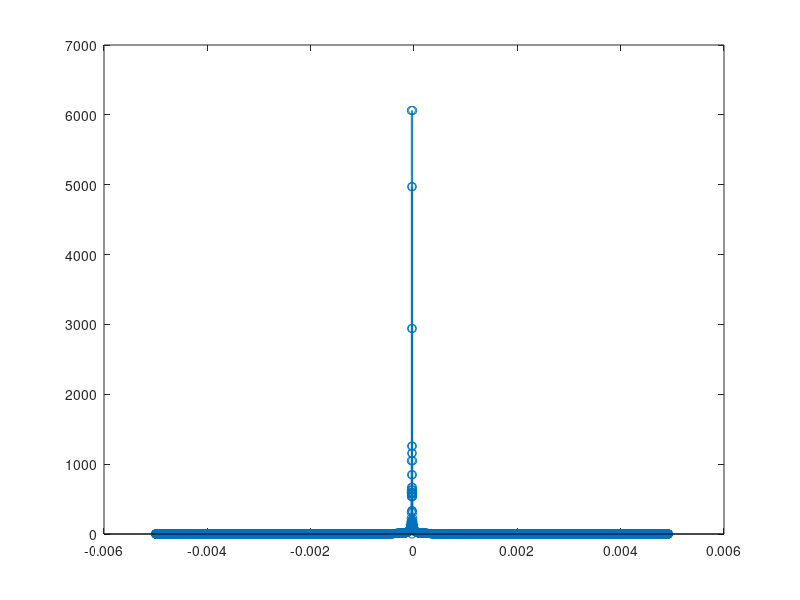

Recreate this plot in MATLAB.
% n = [0:29];
% x = cos(2*pi*n/10);

% ff = abs(fftshift(fft(x)));
% ff64 = abs(fftshift(fft(x, 64)));
% ff128 = abs(fftshift(fft(x, 128)));
% ff256 = abs(fftshift(fft(x, 256)));

% figure(1)
% stem([-14:15], ff);
% 
% figure;
% stem([-31:32], ff64);
% 
% 
% figure;
% stem([-63:64], ff128);
% 
% figure;
% stem([-127:128], ff256);

% xx = repmat(x, 1, 2);
% xxx = repmat(x, 1, 3);
% 
% fftx = abs(fftshift(fft(x, 2048)));
% fftxx = abs(fftshift(fft(xx, 2048)));
% fftxxx = abs(fftshift(fft(xxx, 2048)));
% 
% figure(1)
% stem([-1023:1024], fftx);
% 
% figure;
% stem([-1023:1024], fftxx);
% 
% figure;
% stem([-1023:1024], fftxxx);

% fftx30 = abs(fftshift(fft(x, 30)));
% fftxx60 = abs(fftshift(fft(xx, 60)));
% 
% figure(1)
% stem([-14:15], fftx30);
% 
% figure;
% stem([-29:30], fftxx60);

t = [1:.01:128];
f = cos(2 * pi * t / 8) + cos(2 * pi * t / 20);

% plot(t, f)

fftf = abs(fftshift(fft(f)));

stem([-64:.01:63] / (128/.01), fftf);

